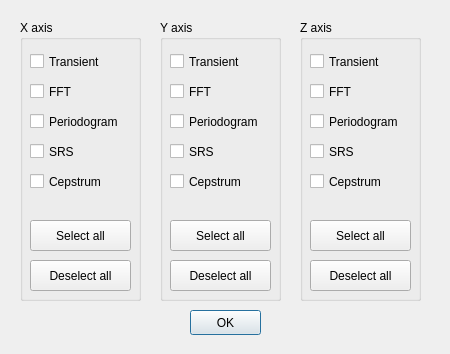
<?xml version="1.0" encoding="UTF-8"?>
<ui version="4.0">
 <class>Plot2dOptionsDialog</class>
 <widget class="QDialog" name="Plot2dOptionsDialog">
  <property name="geometry">
   <rect>
    <x>0</x>
    <y>0</y>
    <width>450</width>
    <height>354</height>
   </rect>
  </property>
  <property name="windowTitle">
   <string>Select 2D Plots</string>
  </property>
  <widget class="QPushButton" name="OkButton">
   <property name="geometry">
    <rect>
     <x>190</x>
     <y>310</y>
     <width>71</width>
     <height>25</height>
    </rect>
   </property>
   <property name="text">
    <string>OK</string>
   </property>
  </widget>
  <widget class="QGroupBox" name="XaxisGroupBox">
   <property name="geometry">
    <rect>
     <x>20</x>
     <y>20</y>
     <width>121</width>
     <height>281</height>
    </rect>
   </property>
   <property name="title">
    <string>X axis</string>
   </property>
   <widget class="QCheckBox" name="XaxisTransientCheckBox">
    <property name="geometry">
     <rect>
      <x>10</x>
      <y>30</y>
      <width>90</width>
      <height>23</height>
     </rect>
    </property>
    <property name="text">
     <string>Transient</string>
    </property>
   </widget>
   <widget class="QCheckBox" name="XaxisFftCheckBox">
    <property name="geometry">
     <rect>
      <x>10</x>
      <y>60</y>
      <width>51</width>
      <height>23</height>
     </rect>
    </property>
    <property name="text">
     <string>FFT</string>
    </property>
   </widget>
   <widget class="QCheckBox" name="XaxisSrsCheckBox">
    <property name="geometry">
     <rect>
      <x>10</x>
      <y>120</y>
      <width>51</width>
      <height>23</height>
     </rect>
    </property>
    <property name="text">
     <string>SRS</string>
    </property>
   </widget>
   <widget class="QCheckBox" name="XaxisCepstrumCheckBox">
    <property name="geometry">
     <rect>
      <x>10</x>
      <y>150</y>
      <width>90</width>
      <height>23</height>
     </rect>
    </property>
    <property name="text">
     <string>Cepstrum</string>
    </property>
   </widget>
   <widget class="QCheckBox" name="XaxisPeriodogramCheckBox">
    <property name="geometry">
     <rect>
      <x>10</x>
      <y>90</y>
      <width>111</width>
      <height>23</height>
     </rect>
    </property>
    <property name="text">
     <string>Periodogram</string>
    </property>
   </widget>
   <widget class="QPushButton" name="XaxisSelectAllButton">
    <property name="geometry">
     <rect>
      <x>10</x>
      <y>200</y>
      <width>101</width>
      <height>31</height>
     </rect>
    </property>
    <property name="text">
     <string>Select all</string>
    </property>
   </widget>
   <widget class="QPushButton" name="XaxisDeselectAllButton">
    <property name="geometry">
     <rect>
      <x>10</x>
      <y>240</y>
      <width>101</width>
      <height>31</height>
     </rect>
    </property>
    <property name="text">
     <string>Deselect all</string>
    </property>
   </widget>
  </widget>
  <widget class="QGroupBox" name="YaxisGroupBox">
   <property name="geometry">
    <rect>
     <x>160</x>
     <y>20</y>
     <width>121</width>
     <height>281</height>
    </rect>
   </property>
   <property name="title">
    <string>Y axis</string>
   </property>
   <widget class="QCheckBox" name="YaxisTransientCheckBox">
    <property name="geometry">
     <rect>
      <x>10</x>
      <y>30</y>
      <width>90</width>
      <height>23</height>
     </rect>
    </property>
    <property name="text">
     <string>Transient</string>
    </property>
   </widget>
   <widget class="QCheckBox" name="YaxisFftCheckBox">
    <property name="geometry">
     <rect>
      <x>10</x>
      <y>60</y>
      <width>51</width>
      <height>23</height>
     </rect>
    </property>
    <property name="text">
     <string>FFT</string>
    </property>
   </widget>
   <widget class="QCheckBox" name="YaxisSrsCheckBox">
    <property name="geometry">
     <rect>
      <x>10</x>
      <y>120</y>
      <width>51</width>
      <height>23</height>
     </rect>
    </property>
    <property name="text">
     <string>SRS</string>
    </property>
   </widget>
   <widget class="QCheckBox" name="YaxisCepstrumCheckBox">
    <property name="geometry">
     <rect>
      <x>10</x>
      <y>150</y>
      <width>90</width>
      <height>23</height>
     </rect>
    </property>
    <property name="text">
     <string>Cepstrum</string>
    </property>
   </widget>
   <widget class="QCheckBox" name="YaxisPeriodogramCheckBox">
    <property name="geometry">
     <rect>
      <x>10</x>
      <y>90</y>
      <width>111</width>
      <height>23</height>
     </rect>
    </property>
    <property name="text">
     <string>Periodogram</string>
    </property>
   </widget>
   <widget class="QPushButton" name="YaxisSelectAllButton">
    <property name="geometry">
     <rect>
      <x>10</x>
      <y>200</y>
      <width>101</width>
      <height>31</height>
     </rect>
    </property>
    <property name="text">
     <string>Select all</string>
    </property>
   </widget>
   <widget class="QPushButton" name="YaxisDeselectAllButton">
    <property name="geometry">
     <rect>
      <x>10</x>
      <y>240</y>
      <width>101</width>
      <height>31</height>
     </rect>
    </property>
    <property name="text">
     <string>Deselect all</string>
    </property>
   </widget>
  </widget>
  <widget class="QGroupBox" name="ZaxisGroupBox">
   <property name="geometry">
    <rect>
     <x>300</x>
     <y>20</y>
     <width>121</width>
     <height>281</height>
    </rect>
   </property>
   <property name="title">
    <string>Z axis</string>
   </property>
   <widget class="QCheckBox" name="ZaxisTransientCheckBox">
    <property name="geometry">
     <rect>
      <x>10</x>
      <y>30</y>
      <width>90</width>
      <height>23</height>
     </rect>
    </property>
    <property name="text">
     <string>Transient</string>
    </property>
   </widget>
   <widget class="QCheckBox" name="ZaxisFftCheckBox">
    <property name="geometry">
     <rect>
      <x>10</x>
      <y>60</y>
      <width>51</width>
      <height>23</height>
     </rect>
    </property>
    <property name="text">
     <string>FFT</string>
    </property>
   </widget>
   <widget class="QCheckBox" name="ZaxisSrsCheckBox">
    <property name="geometry">
     <rect>
      <x>10</x>
      <y>120</y>
      <width>51</width>
      <height>23</height>
     </rect>
    </property>
    <property name="text">
     <string>SRS</string>
    </property>
   </widget>
   <widget class="QCheckBox" name="ZaxisCepstrumCheckBox">
    <property name="geometry">
     <rect>
      <x>10</x>
      <y>150</y>
      <width>90</width>
      <height>23</height>
     </rect>
    </property>
    <property name="text">
     <string>Cepstrum</string>
    </property>
   </widget>
   <widget class="QCheckBox" name="ZaxisPeriodogramCheckBox">
    <property name="geometry">
     <rect>
      <x>10</x>
      <y>90</y>
      <width>111</width>
      <height>23</height>
     </rect>
    </property>
    <property name="text">
     <string>Periodogram</string>
    </property>
   </widget>
   <widget class="QPushButton" name="ZaxisSelectAllButton">
    <property name="geometry">
     <rect>
      <x>10</x>
      <y>200</y>
      <width>101</width>
      <height>31</height>
     </rect>
    </property>
    <property name="text">
     <string>Select all</string>
    </property>
   </widget>
   <widget class="QPushButton" name="ZaxisDeselectAllButton">
    <property name="geometry">
     <rect>
      <x>10</x>
      <y>240</y>
      <width>101</width>
      <height>31</height>
     </rect>
    </property>
    <property name="text">
     <string>Deselect all</string>
    </property>
   </widget>
  </widget>
 </widget>
 <tabstops>
  <tabstop>XaxisTransientCheckBox</tabstop>
  <tabstop>XaxisFftCheckBox</tabstop>
  <tabstop>XaxisPeriodogramCheckBox</tabstop>
  <tabstop>XaxisSrsCheckBox</tabstop>
  <tabstop>XaxisCepstrumCheckBox</tabstop>
  <tabstop>XaxisSelectAllButton</tabstop>
  <tabstop>XaxisDeselectAllButton</tabstop>
  <tabstop>YaxisTransientCheckBox</tabstop>
  <tabstop>YaxisFftCheckBox</tabstop>
  <tabstop>YaxisPeriodogramCheckBox</tabstop>
  <tabstop>YaxisSrsCheckBox</tabstop>
  <tabstop>YaxisCepstrumCheckBox</tabstop>
  <tabstop>YaxisSelectAllButton</tabstop>
  <tabstop>YaxisDeselectAllButton</tabstop>
  <tabstop>ZaxisTransientCheckBox</tabstop>
  <tabstop>ZaxisFftCheckBox</tabstop>
  <tabstop>ZaxisPeriodogramCheckBox</tabstop>
  <tabstop>ZaxisSrsCheckBox</tabstop>
  <tabstop>ZaxisCepstrumCheckBox</tabstop>
  <tabstop>ZaxisSelectAllButton</tabstop>
  <tabstop>ZaxisDeselectAllButton</tabstop>
  <tabstop>OkButton</tabstop>
 </tabstops>
 <resources/>
 <connections/>
</ui>
